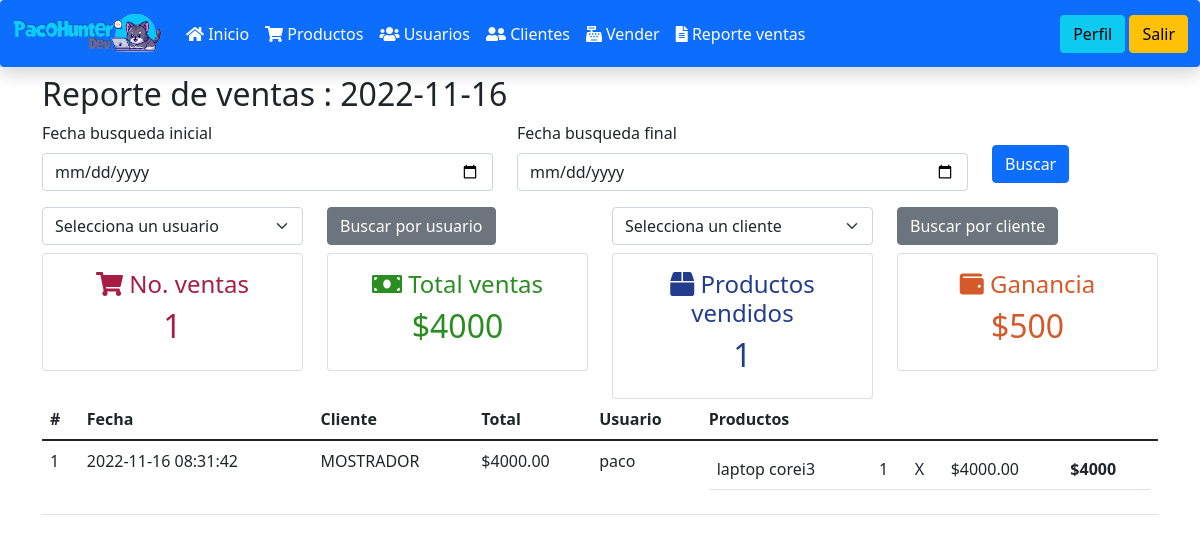
/ventas-php-main/reporte_ventas.php (signed in), run on the app's committed database.
### tables this page shows
CREATE TABLE `ventas` (
  `id` bigint(20) UNSIGNED NOT NULL,
  `fecha` datetime NOT NULL,
  `total` decimal(9,2) NOT NULL,
  `idUsuario` bigint(20) NOT NULL,
  `idCliente` bigint(20) DEFAULT NULL
);

CREATE TABLE `usuarios` (
  `id` bigint(20) UNSIGNED NOT NULL,
  `usuario` varchar(50) NOT NULL,
  `nombre` varchar(255) NOT NULL,
  `telefono` varchar(25) NOT NULL,
  `direccion` varchar(255) NOT NULL,
  `password` varchar(255) NOT NULL
);

CREATE TABLE `productos_ventas` (
  `id` bigint(20) UNSIGNED NOT NULL,
  `cantidad` int(11) NOT NULL,
  `precio` decimal(8,2) NOT NULL,
  `idProducto` bigint(20) NOT NULL,
  `idVenta` bigint(20) NOT NULL
);

CREATE TABLE `productos` (
  `id` bigint(20) UNSIGNED NOT NULL,
  `codigo` varchar(255) NOT NULL,
  `nombre` varchar(255) NOT NULL,
  `compra` decimal(8,2) NOT NULL,
  `venta` decimal(8,2) NOT NULL,
  `existencia` int(11) NOT NULL
);

### ventas-php-main/funciones.php (called while the page is built, shortened)
<?php
function obtenerVentas($fechaInicio, $fechaFin, $cliente, $usuario){
    $parametros = [];
    $sentencia  = "SELECT ventas.*, usuarios.usuario, IFNULL(clientes.nombre, 'MOSTRADOR') AS cliente
    FROM ventas
    INNER JOIN usuarios ON usuarios.id = ventas.idUsuario
    LEFT JOIN clientes ON clientes.id = ventas.idCliente";
    if(empty($fechaInicio) && empty($fechaFin)){
        $sentencia .= " WHERE DATE(ventas.fecha) = ? ";
        array_push($parametros, HOY);
        $ventas = select($sentencia, $parametros);
        return agregarProductosVendidos($ventas);
    }
    $ventas = select($sentencia, $parametros);
    return agregarProductosVendidos($ventas);
}
function agregarProductosVendidos($ventas){
    foreach($ventas as $venta){
        $venta->productos = obtenerProductosVendidos($venta->id);
    }
    return $ventas;
}
function obtenerProductosVendidos($idVenta){
    $sentencia = "SELECT productos_ventas.cantidad, productos_ventas.precio, productos.nombre,
    productos.compra
    FROM productos_ventas
    INNER JOIN productos ON productos.id = productos_ventas.idProducto
    WHERE idVenta  = ? ";
    return select($sentencia, [$idVenta]);
}
function select($sentencia, $parametros = []){
    $bd = conectarBaseDatos();
    $respuesta = $bd->prepare($sentencia);
    $respuesta->execute($parametros);
    return $respuesta->fetchAll();
}
function conectarBaseDatos() {
	$host = "localhost";
	$db   = "ventas_php";
	$user = "root";
	$pass = "";
	$charset = 'utf8mb4';
	$options = [
	    \PDO::ATTR_ERRMODE            => \PDO::ERRMODE_EXCEPTION,
	    \PDO::ATTR_DEFAULT_FETCH_MODE => \PDO::FETCH_OBJ,
	    \PDO::ATTR_EMULATE_PREPARES   => false,
	];
	$dsn = "mysql:host=$host;dbname=$db;charset=$charset";
	try {
	     $pdo = new \PDO($dsn, $user, $pass, $options);
	     return $pdo;
	} catch (\PDOException $e) {
	     throw new \PDOException($e->getMessage(), (int)$e->getCode());
	}
}

### ventas-php-main/reporte_ventas.php (the view, shortened to what this page needs)
<?php
include_once "encabezado.php";
include_once "navbar.php";
include_once "funciones.php";
$fechaInicio = (isset($_POST['inicio'])) ? $_POST['inicio'] : null;
$fechaFin = (isset($_POST['fin'])) ? $_POST['fin'] : null;
$usuario = (isset($_POST['idUsuario'])) ? $_POST['idUsuario'] : null;
$cliente = (isset($_POST['idCliente'])) ? $_POST['idCliente'] : null;
$ventas = obtenerVentas($fechaInicio, $fechaFin, $cliente, $usuario);
?>
<div class="container">
    <h2>Reporte de ventas :
        <?php
        if(empty($fechaInicio)) echo HOY;
        ?>
    </h2>
    <form class="row mb-3" method="post">
        <div class="col-5">
            <label for="inicio" class="form-label">Fecha busqueda inicial</label>
            <input type="date" name="inicio" class="form-control" id="inicio" >
        </div>
        <div class="col-5">
            <label for="fin" class="form-label">Fecha busqueda final</label>
            <input type="date" name="fin" class="form-control" id="fin" >
        </div>
        <div class="col">
            <input type="submit" name="buscar" value="Buscar" class="btn btn-primary mt-4">
        </div>
    </form>
    <div class="row mb-2">
        <div class="col">
            <form action="" method="post" class="row">
                <div class="col-6">
                <select class="form-select" aria-label="Default select example" name="idUsuario">
                    <option selected value="">Selecciona un usuario</option>
                </select>
                </div>
                <div class="col-1">
                    <input type="submit" name="buscarPorUsuario" value="Buscar por usuario" class="btn btn-secondary">
                </div>
            </form>
        </div>
        <div class="col">
            <form action="" method="post" class="row">
                <div class="col-6">
                <select class="form-select" aria-label="Default select example" name="idCliente">
                    <option selected value="">Selecciona un cliente</option>
                </select>
                </div>
                <div class="col-1">
                    <input type="submit" name="buscarPorCliente" value="Buscar por cliente" class="btn btn-secondary">
                </div>
            </form>
        </div>
    </div>
    <?php include_once "cartas_totales.php"?>
    <?php if(count($ventas) > 0){?>
    <table class="table">
        <thead>
            <tr>
                <th>#</th>
                <th>Fecha</th>
                <th>Cliente</th>
                <th>Total</th>
                <th>Usuario</th>
                <th>Productos</th>
            </tr>
        </thead>
        <tbody>
            <?php foreach($ventas as $venta) {?>
                <tr>
                    <td><?= $venta->id;?></td>
                    <td><?= $venta->fecha;?></td>
                    <td><?= $venta->cliente;?></td>
                    <td>$<?= $venta->total;?></td>
                    <td><?= $venta->usuario;?></td>
                    <td>
                        <table class="table">
                            <?php foreach($venta->productos as $producto) {?>
                                <tr>
                                    <td><?= $producto->nombre;?></td>
                                    <td><?= $producto->cantidad;?></td>
                                    <td> X </td>
                                    <td>$<?=  $producto->precio ;?></td>
                                    <th>$<?= $producto->cantidad * $producto->precio ;?></th>
                                </tr>
                                <?php }?>
                        </table>
                    </td>
                </tr>
            <?php }?>
        </tbody>
    </table>
    <?php }?>
</div>

### data on the page
ventas: id "1", fecha "2022-11-16 08:31:42", cliente "MOSTRADOR", total "4000.00", idUsuario.usuario "paco"
productos_ventas: idProducto.nombre "laptop corei3", cantidad "1", precio "4000.00", $producto->cantidad * $producto->precio "4000"

### other printed values
HOY "2022-11-16"
$carta['titulo'] "No. ventas"
$carta['total'] "1"
$carta['titulo'] "Total ventas"
$carta['total'] "$4000"
$carta['titulo'] "Productos vendidos"
$carta['titulo'] "Ganancia"
$carta['total'] "$500"
